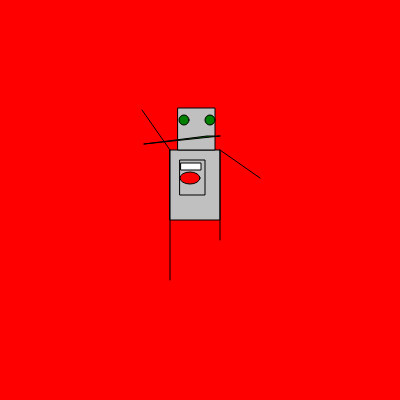
Frame 1 (no input)
Frame 60 (no input): identical to frame 1, image omitted
Frame 120 (the mouse pressed at the canvas centre since frame 60): identical to frame 1, image omitted

The p5.js sketch that drew this single still picture (run headless with seeded random() and noise() and a simulated clock; from frame 60 on, the mouse is pressed at the canvas centre):

// p5.js sketch
// ── sketch.js
function setup() {
  createCanvas(400,400)
}
function draw(){
  kall(50, 70, 170, 150)
}
function kall(a, b, x, y){
  background(255, 0, 0)
  fill(192,192,192)
  rect(x, y, a, b)
  //+8 -42
  rect(x + 8, y - 42, 37, 42)
  //+10 +10
  rect(x + 10, y + 10, a/2, b/2)
  fill(255, 255, 255)
  //+11 +13
  rect(x + 11, y + 13, a/2.5, b/10)
  fill(255, 0, 0)
  //+ 20, +28
  ellipse(x + 20, y + 28, 20, 12)
  //             +0 +130
  line(x, y, x, y + 130)
  //  + 50       +50, +90
  line(x + 50, y, x + 50, y+ 90 )
  //            -28   -40
  line(x, y, x - 28, y - 40)
  //   +50      +90  +28
  line(x + 50, y, x + 90, y+28)
  fill(0, 128, 0)
  //       +15 -14   +37  -14 +26   -6
  triangle(x+50, y-14, x+37, y-14, x-26, y-6)
  //      +14  -30
  ellipse(x+14, y-30, 10, 10)
 //       +40  -30
  ellipse(x+40, y-30, 10, 10)

}
